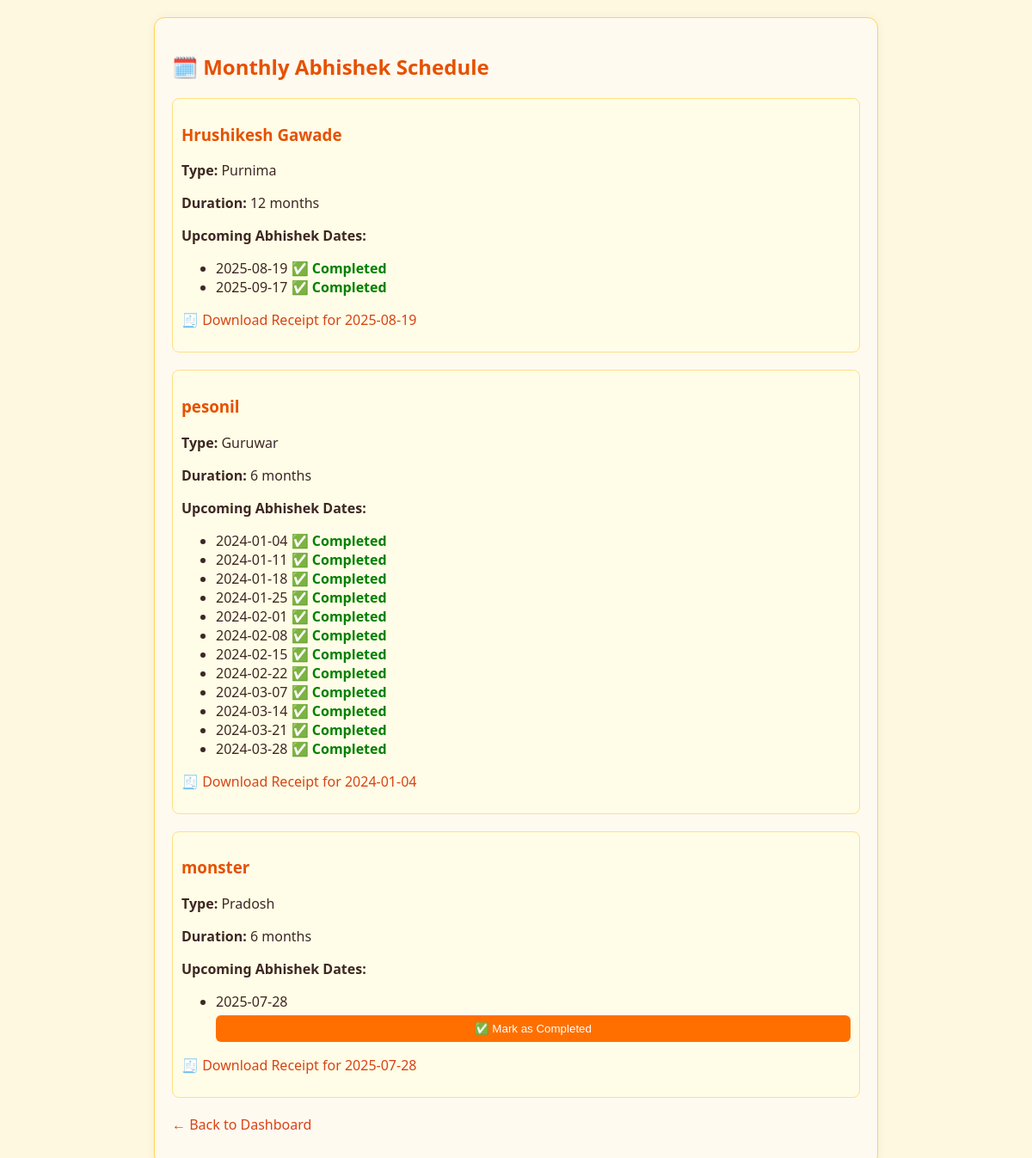
/calendar, run on the app's committed database.
### tables this page shows
CREATE TABLE bhakts (
            id INTEGER PRIMARY KEY AUTOINCREMENT,
            name TEXT,
            gotra TEXT,
            abhishek_type TEXT,
            duration_months INTEGER,
            start_date TEXT,
            end_date TEXT
        , duration INTEGER DEFAULT 12);

### app.py (the view)
@app.route('/calendar')
def calendar():
    conn = sqlite3.connect(DB_PATH)
    c = conn.cursor()
    c.execute("SELECT * FROM bhakts")
    rows = c.fetchall()
    c.execute("SELECT bhakt_id, abhishek_type, completed_date FROM completed_abhisheks")
    completed_raw = c.fetchall()
    conn.close()
    completed = set((row[0], row[1], row[2]) for row in completed_raw)
    result = {}
    for row in rows:
        bhakt_id = row[0]
        name = row[1]
        abhishek_type = row[3]
        duration = row[4]
        start_date = row[5]
        dates = calculate_abhishek_dates(abhishek_type, start_date, duration)
        result[name] = {
            "id": bhakt_id,
            "abhishek_type": abhishek_type,
            "duration": duration,
            "dates": dates,
            "completed": [d for d in dates if (bhakt_id, abhishek_type, d) in completed]
        }
    return render_template('calendar.html', schedule=result)

### app.py (called while the page is built)
def load_sacred_dates():
    with open(SACRED_DATES_FILE, 'r') as f:
        return json.load(f)

def calculate_abhishek_dates(abhishek_type, start_date, duration_months):
    sacred_dates = load_sacred_dates().get(abhishek_type, [])
    start = datetime.strptime(start_date, "%Y-%m-%d")
    end = start + timedelta(days=30 * duration_months)
    result = [d for d in sacred_dates if start <= datetime.strptime(d, "%Y-%m-%d") <= end]
    return result

### templates/calendar.html (shortened to what this page needs)
<!DOCTYPE html>
<html lang="en">
<head>
  <link rel="stylesheet" href="{{ url_for('static', filename='css/style.css') }}">
</head>
<body>
  <div class="container">
    <h2>🗓️ Monthly Abhishek Schedule</h2>
    {% if schedule %}
      {% for bhakt, data in schedule.items() %}
        <div class="schedule-card">
          <h3>{{ bhakt }}</h3>
          <p><strong>Type:</strong> {{ data.abhishek_type }}</p>
          <p><strong>Duration:</strong> {{ data.duration }} months</p>
          <p><strong>Upcoming Abhishek Dates:</strong></p>
          <ul>
            {% for date in data.dates %}
              <li>
                {{ date }}
                {% if date in data.completed %}
                  <span style="color: green; font-weight: bold;">✅ Completed</span>
                {% else %}
                  <form method="POST" action="{{ url_for('mark_completed') }}" style="display:inline;">
                    <button type="submit">✅ Mark as Completed</button>
                  </form>
                {% endif %}
              </li>
            {% endfor %}
          </ul>
          {% if data.dates %}
            <p>
              <a href="{{ url_for('generate_receipt', bhakt_id=data.id, abhishek_type=data.abhishek_type) }}" target="_blank">
                🧾 Download Receipt for {{ data.dates[0] }}
              </a>
            </p>
          {% endif %}
        </div>
      {% endfor %}
    {% else %}
      <p>No bhakts or scheduled dates yet.</p>
    {% endif %}
    <p><a href="{{ url_for('dashboard') }}">← Back to Dashboard</a></p>
  </div>
</body>
</html>

### static/css/style.css (style rules this page uses)
body { font-family: "Segoe UI", sans-serif; background-color: #fff8e1; margin: 0; padding: 20px; color: #3e2723; }
.container { max-width: 800px; margin: auto; background-color: #fffaf0; border: 1px solid #ffd54f; padding: 20px; border-radius: 12px; box-shadow: 0 0 12px rgba(0,0,0,0.05); }
h2, h3 { color: #e65100; }
input, select, button { display: block; width: 100%; margin-top: 5px; margin-bottom: 15px; padding: 8px; border: 1px solid #ccc; border-radius: 6px; }
button { background-color: #ff6f00; color: white; border: none; cursor: pointer; }
a { text-decoration: none; color: #d84315; }
.schedule-card { margin-bottom: 20px; padding: 10px; background-color: #fffde7; border: 1px solid #ffe082; border-radius: 8px; }

### data on the page
bhakts: name "Hrushikesh Gawade", abhishek_type "Purnima", duration "12", dates "2025-08-19" "2025-09-17", dates "2025-08-19"
bhakts: name "pesonil", abhishek_type "Guruwar", duration "6", dates "2024-01-04" "2024-01-11" "2024-01-18" "2024-01-25" "2024-02-01" "2024-02-08" "2024-02-15" "2024-02-22" "2024-03-07" "2024-03-14" "2024-03-21" "2024-03-28", dates "2024-01-04"
bhakts: name "monster", abhishek_type "Pradosh", duration "6", dates "2025-07-28", dates "2025-07-28"
